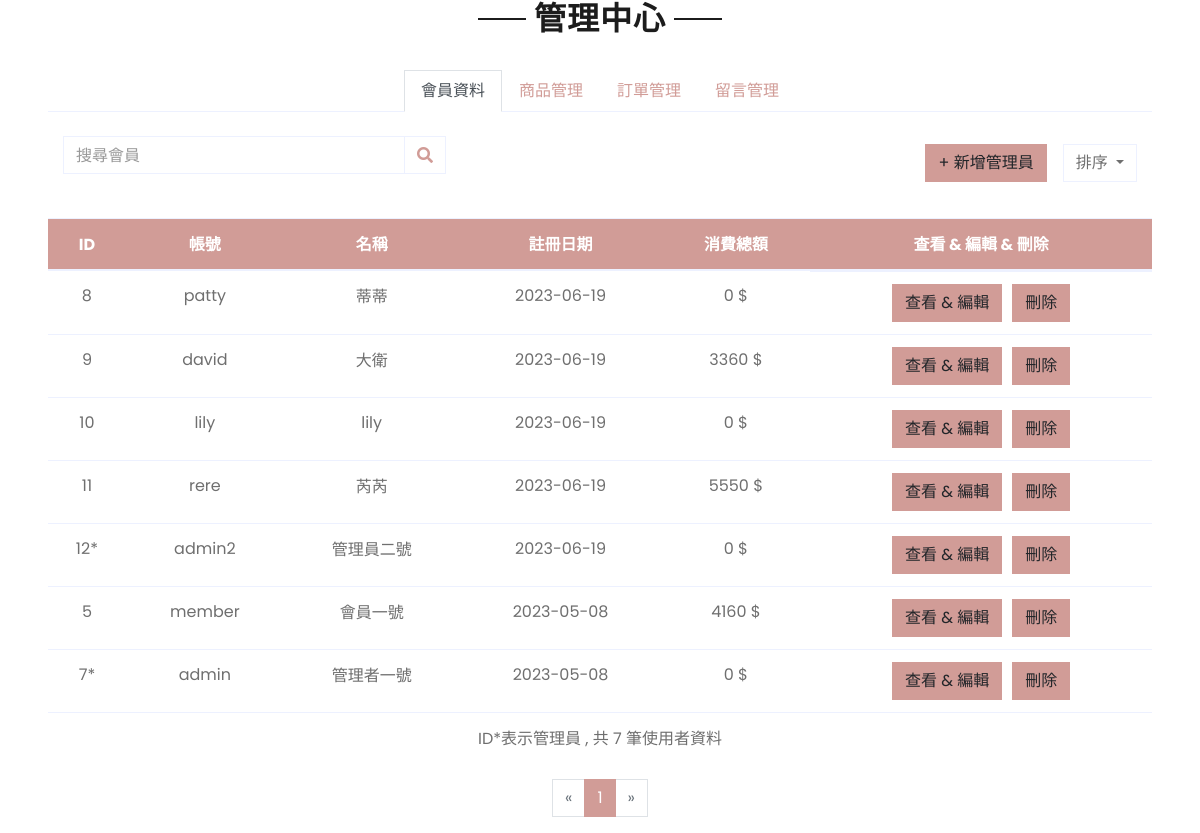
Screenshot of /admin.php?sort=oldest (signed in) with the database file from the repository.
### tables this page shows
CREATE TABLE `member` (
  `member_id` int(11) NOT NULL,
  `username` varchar(13) NOT NULL,
  `password` varchar(200) NOT NULL,
  `member_name` varchar(11) NOT NULL,
  `sex` varchar(4) NOT NULL,
  `birthday` date NOT NULL,
  `tel_num` varchar(11) DEFAULT NULL,
  `addr` varchar(51) DEFAULT NULL,
  `mail` varchar(51) NOT NULL,
  `admin` varchar(4) DEFAULT NULL,
  `member_date` date NOT NULL
);

### admin.php (the view, shortened to what this page needs)
<html lang="en">
<head>
    <link href="https://cdnjs.cloudflare.com/ajax/libs/font-awesome/5.10.0/css/all.min.css" rel="stylesheet">
    <link href="lib/owlcarousel/assets/owl.carousel.min.css" rel="stylesheet">
    <link href="css/style.css" rel="stylesheet">
</head>
<body>
    <div class="text-center mb-4">
        <h2 class="section-title px-5"><span class="px-2">管理中心</span></h2>
    </div>
    <div class="row px-xl-5">
        <div class="col">
            <div class="nav nav-tabs justify-content-center border-secondary mb-4">
                <a class="nav-item nav-link active" data-toggle="tab" href="#tab-pane-1">會員資料</a>
                <a class="nav-item nav-link" data-toggle="tab" href="#tab-pane-2">商品管理</a>
                <a class="nav-item nav-link" data-toggle="tab" href="#tab-pane-3">訂單管理</a>
                <a class="nav-item nav-link" data-toggle="tab" href="#tab-pane-4">留言管理</a>
            </div>
            <div class="tab-content">
                <div class="tab-pane fade show active" id="tab-pane-1">
                    <div class="col-12 pb-1">
                        <div class="d-flex align-items-center justify-content-between mb-4">
                            <form action="admin.php" method="post">
                                <div class="input-group">
                                    <input type="text" class="form-control" name="memSrch" id="memSrch"
                                        placeholder="搜尋會員">
                                    <div class="input-group-append">
                                        <button type="submit" class="input-group-text bg-transparent text-primary"
                                            id="searchButton">
                                            <i class="fa fa-search"></i>
                                        </button>
                                    </div>
                                </div>
                            </form>
                            <div class="d-flex justify-content-end align-items-center">
                                <button class="btn btn-primary mr-3" type="button" id="addAdminBtn">
                                    + 新增管理員
                                </button>
                                <div class="dropdown">
                                    <button class="btn border dropdown-toggle" type="button" id="triggerId"
                                        data-toggle="dropdown" aria-haspopup="true" aria-expanded="false">
                                        排序
                                    </button>
                                </div>
                            </div>
                        </div>
                    </div>
                    <table id="memberTable" class="table">
                        <thead>
                            <tr>
                                <th>ID</th>
                                <th>帳號</th>
                                <th>名稱</th>
                                <th>註冊日期</th>
                                <th>消費總額</th>
                                <th>查看 & 編輯 & 刪除</th>
                            </tr>
                        </thead>
                        <tbody>
                            <?php
                            require_once "config.php";
                            $sort = isset($_GET['sort']) ? $_GET['sort'] : '';
                            $limit = 10;
                            $page = isset($_GET['page']) ? $_GET['page'] : 1;
                            $start = ($page - 1) * $limit;
                            if (isset($_POST["memSrch"]) != '') {
                                $memSrch = $_POST['memSrch'];
                                $query = "SELECT COUNT(*) AS total FROM member WHERE member_id LIKE '%$memSrch%' OR username LIKE '%$memSrch%' OR member_name LIKE '%$memSrch%'";
                                $result = mysqli_query($conn, $query);
                            } else {
                                $query = "SELECT COUNT(*) AS total FROM member";
                                $result = mysqli_query($conn, $query);
                            }
                            $row = mysqli_fetch_assoc($result);
                            $totalPages = ceil($row['total'] / $limit);
                            $totalRecords1 = $row['total'];
                            if (isset($_POST["memSrch"]) != '') {
                                $query = "SELECT * FROM member WHERE member_id LIKE '%$memSrch%' OR username LIKE '%$memSrch%' OR member_name LIKE '%$memSrch%' LIMIT $start, $limit";
                                $result = mysqli_query($conn, $query);
                            } else {
                                $query = "SELECT * FROM member";
                                if ($sort == 'oldest') {
                                    $query .= " ORDER BY member_date DESC";
                                } else if ($sort == 'newest') {
                                    $query .= " ORDER BY member_date ASC";
                                }
                                $query .= " LIMIT $start, $limit";
                                $result = mysqli_query($conn, $query);
                            }
                            if (mysqli_num_rows($result) > 0) {
                                while ($row = mysqli_fetch_assoc($result)) {
                                    echo "<tr id = '" . $row['member_id'] . "'>";
                                    echo "<td>" . $row['member_id'];
                                    if ($row['admin'] != null) {
                                        echo "*";
                                    }
                                    echo "</td>";
                                    echo "<td>" . $row['username'] . "</td>";
                                    echo "<td>" . $row['member_name'] . "</td>";
                                    echo "<td>" . $row['member_date'] . "</td>";
                                    echo "<td>";
                                    $query2 = "SELECT SUM(total_consumption) AS total FROM `order_manage` WHERE member_id = " . $row['member_id'];
                                    $result2 = mysqli_query($conn, $query2);
                                    $total = mysqli_fetch_assoc($result2)['total'];
                                    if ($total > 0) echo $total . " $";
                                    else echo "0 $";
                                    echo "</td>";
                                    echo "<td class='button-container'>";
                                    if (($_SESSION["member_id"] == '7') || ($_SESSION["member_id"] != '7' && $row['username'] != 'admin')) {
                                        echo "<button class='btn btn-primary edit-btn1' data-member-id='" . $row['member_id'] . "' onclick=\"openEditModal1(this);\">查看 & 編輯</button>";
                                        echo "<button class='btn btn-primary delete-btn1' data-member-id='" . $row['member_id'] . "' onclick=\"deletemem(" . $row['member_id'] . ");\">刪除</button>";
                                    }
                                    echo "</td>";
                                    echo "</tr>";
                                }
                            } else {
                                echo "<tr><td colspan='6'>暫無數據</td></tr>";
                            }
                            ?>
                        </tbody>
                        <tfoot>
                            <td colspan="6" class="notes">ID*表示管理員 , 共 <?php echo $totalRecords1 ?> 筆使用者資料</td>
                        </tfoot>
                    </table>
                    <div class="pagination-container">
                        <ul class="pagination justify-content-center">
                            <?php
                            $previousPage = $page - 1;
                            $nextPage = $page + 1;
                            echo "<li class='page-item " . ($page == 1 ? 'disabled' : '') . "'>";
                            echo "<a class='page-link' href='?page=$previousPage#tab-pane-2' aria-label='Previous'>";
                            echo "<span aria-hidden='true'>«</span>";
                            echo "</a>";
                            echo "</li>";
                            for ($i = 1; $i <= $totalPages; $i++) {
                                echo "<li class='page-item " . ($page == $i ? 'active' : '') . "'><a class='page-link' href='?page=$i#tab-pane-2'>$i</a></li>";
                            }
                            echo "<li class='page-item " . ($page == $totalPages ? 'disabled' : '') . "'>";
                            echo "<a class='page-link' href='?page=$nextPage#tab-pane-2' aria-label='Next'>";
                            echo "<span aria-hidden='true'>»</span>";
                            echo "</a>";
                            echo "</li>";
                            ?>
                        </ul>
                    </div>
                </div>
            </div>
        </div>
    </div>
</body>
</html>

### admin.php (style rules this page uses)
.button-container { display: flex; align-items: center; justify-content: center; }
.notes { text-align: center; }
table { text-align: center; border-radius: 10px; }
th, td { text-align: center; }
thead { background-color: #D19C97; color: #FFFFFF; }

### rows the page displays
member: member_id "8", username "patty", member_name "蒂蒂", member_date "2023-06-19", shows "0 $"
member: member_id "9", username "david", member_name "大衛", member_date "2023-06-19", total "3360"
member: member_id "10", username "lily", member_name "lily", member_date "2023-06-19", shows "0 $"
member: member_id "11", username "rere", member_name "芮芮", member_date "2023-06-19", total "5550"
member: member_id "12", username "admin2", member_name "管理員二號", member_date "2023-06-19", shows "0 $"
member: member_id "5", username "member", member_name "會員一號", member_date "2023-05-08", total "4160"
member: member_id "7", username "admin", member_name "管理者一號", member_date "2023-05-08", shows "0 $"

### other values shown
$totalRecords1 "7"
